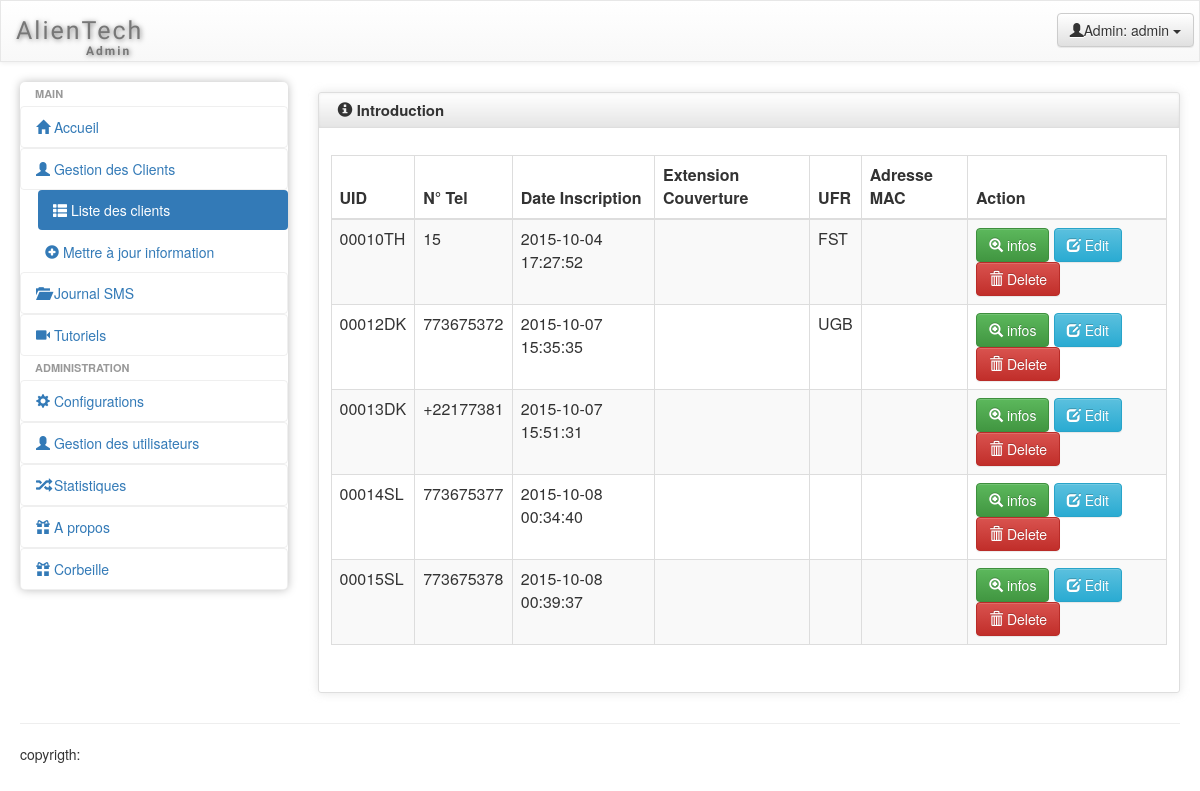
The app's page /admin/liste_client.php (signed in) with its own data.
### tables this page shows
CREATE TABLE IF NOT EXISTS `client` (
  `client_id` bigint(20) unsigned NOT NULL AUTO_INCREMENT,
  `client_UID` varchar(10) NOT NULL,
  `client_numTel` varchar(15) NOT NULL,
  `client_dateInsc` datetime NOT NULL,
  `client_extCouv` varchar(50) NOT NULL,
  `client_UFR` varchar(50) NOT NULL,
  `client_adrMac` varchar(50) NOT NULL,
  `has_service` binary(1) NOT NULL DEFAULT '0',
  PRIMARY KEY (`client_id`),
  UNIQUE KEY `client_UID` (`client_UID`),
  UNIQUE KEY `client_numTel` (`client_numTel`)
);

### scripts/requetes.php (called while the page is built, shortened)
<?php
function selectionneClients($base, $mois=""){
	if($mois===""){
		$req = "SELECT * FROM client";
		$res=[];
		try
		{
			$envoie=$base->prepare($req);
			$envoie->execute(array());
			$res = $envoie;
		}catch(Exception $e){
		}
		return $res;
	}
}
?>

### admin/liste_client.php (the view, shortened to what this page needs)
		<?php
			if(isset($_SESSION['pseudo']) && isset($_SESSION['pass']))
			{
				include("template/header.php");
				include('template/header_file.php');
		?>
		<section>
			<?php
				require_once("../scripts/base_connexion.php");
				require_once("../scripts/requetes.php");
				$clients = selectionneClients($base);
?>
    <table class="table table-striped table-bordered bootstrap-datatable datatable responsive">
    <thead>
    <tr>
        <th>UID</th>
        <th>N° Tel</th>
        <th>Date Inscription</th>
        <th>Extension Couverture</th>
        <th>UFR</th>
        <th>Adresse MAC</th>
        <th>Action</th>
    </tr>
    </thead>
    <tbody>
	<?php
				while($client=$clients->fetch()) {
					?>
    <tr>
        <td><?php echo $client['client_UID'];?></td>
        <td class="center"><?php echo $client['client_numTel'];?></td>
        <td class="center"><?php echo $client['client_dateInsc'];?></td>
        <td class="center"><?php echo $client['client_extCouv'];?></td>
        <td class="center"><?php echo $client['client_UFR'];?></td>
        <td class="center"><?php echo $client['client_adrMac'];?></td>
        <td class="center">
            <a class="btn btn-success" href="#">
                <i class="glyphicon glyphicon-zoom-in icon-white"></i>
                infos
            </a>
            <a class="btn btn-info" href="modifier_client.php?client=<?php echo "" . $client['client_UID'];?>">
                <i class="glyphicon glyphicon-edit icon-white"></i>
                Edit
            </a>
            <a class="btn btn-danger" href="supprimer_client.php?client=<?php echo "" . $client['client_UID'];?>">
                <i class="glyphicon glyphicon-trash icon-white"></i>
                Delete
            </a>
        </td>
    </tr>
		<?php } ?>
    </tbody>
    </table>
		</section>
		<?php
			include('template/footer_file.php');}
			else
			{
				session_destroy();
				header("location: index.php");
			}
			include("template/footer.php");
		?>

### admin/template/header.php (shortened to what this page needs)
<html lang="fr">
  <head>
    <?php include_once('meta.php');?>
  </head>
  <body role="document">
<?php if (!isset($no_visible_elements) || !$no_visible_elements) { ?>
	    <?php include_once('topbar.php');?>
<?php } ?>
<div class="ch-container">
    <div class="row">
        <?php if (!isset($no_visible_elements) || !$no_visible_elements) { include_once('menu.php');?>
		<div id="content" class="col-lg-9 col-sm-9">
            <?php } ?>

### admin/template/meta.php (shortened to what this page needs)
<link href="assets/css/bootstrap.min.css" rel="stylesheet">
<link href="assets/css/bootstrap-theme.min.css" rel="stylesheet">
<link href="assets/css/style.css" rel="stylesheet">

### admin/template/topbar.php (shortened to what this page needs)
<div class="navbar navbar-default" role="navigation">
       <div class="navbar-inner">
           <a class="navbar-brand" href="index.php">
			<span>AlienTech</span><strong>Admin</strong>
		</a>
           <div class="btn-group pull-right">
               <button class="btn btn-default dropdown-toggle" data-toggle="dropdown">
                   <i class="glyphicon glyphicon-user"></i><span class="hidden-sm hidden-xs">Admin: <?php echo $_SESSION['pseudo']; ?> </span>
                   <span class="caret"></span>
               </button>
           </div>
       </div>
   </div>

### admin/template/menu.php (shortened to what this page needs)
<div class="col-sm-3 col-lg-3">
    <div class="sidebar-nav">
        <div class="nav-canvas">
            <ul class="nav nav-pills nav-stacked main-menu">
                <li class="nav-header">Main</li>
                <li><a class="ajax-link" href="index.php"><i class="glyphicon glyphicon-home"></i><span> Accueil</span></a>
                </li>
                <li class="accordion">
                    <a href="#"><i class="glyphicon glyphicon-user"></i><span> Gestion des Clients</span></a>
                    <ul class="nav nav-pills nav-stacked">
                        <li><a href="liste_client.php"><i class="glyphicon glyphicon-th-list"></i> Liste des clients</a></li>
                        <li><a href="modifier_client.php"><i class="glyphicon glyphicon-plus-sign"></i> Mettre à jour information</a></li>
                    </ul>
                </li>
                <li class="accordion">
                    <a href="#"><i class="glyphicon glyphicon-folder-open"></i><span> Journal SMS</span></a>
                </li>
                <li class="accordion">
                    <a href="#"><i class="glyphicon glyphicon-facetime-video"></i><span> Tutoriels</span></a>
                </li>
                <li class="nav-header">Administration</li>
                <li class="accordion">
                    <a href="#"><i class="glyphicon glyphicon-cog"></i><span> Configurations</span></a>
                </li>
                <li class="accordion">
                    <a href="#"><i class="glyphicon glyphicon-user"></i><span> Gestion des utilisateurs</span></a>
                </li>
                <li class="accordion">
                    <a href="#"><i class="glyphicon glyphicon-random"></i><span>  Statistiques</span></a>
                </li>
                <li class="accordion">
                    <a href="#"><i class="glyphicon glyphicon-gift"></i><span> A propos </span></a>
                </li>
                <li class="accordion">
                    <a href="#"><i class="glyphicon glyphicon-gift"></i><span> Corbeille </span></a>
                </li>
            </ul>
        </div>
    </div>
</div>

### admin/template/header_file.php
<div class="row">
    <div class="box col-md-12">
        <div class="box-inner">
            <div class="box-header well">
           		<h2><i class="glyphicon glyphicon-info-sign"></i> Introduction</h2>
            </div>
            <div class="box-content row">

### admin/template/footer_file.php
			</div>
		</div>
	</div>
</div>

### admin/template/footer.php (shortened to what this page needs)
<?php if (!isset($no_visible_elements) || !$no_visible_elements) { ?>
    </div>
<?php } ?>
</div>
<div id='footer'>
	<hr/>
	<mask>copyrigth: </mask>
</div>
</body>
</html>

### admin/assets/css/style.css (style rules this page uses)
.ch-container { padding: 0 15px; }
.box { margin-top: 10px; margin-bottom: 10px; }
.box-inner { border: 1px solid #DEDEDE; border-radius: 3px; -webkit-border-radius: 3px; -moz-border-radius: 3px; box-shadow: 0 0 10px rgba(189, 189, 189, 0.4); -webkit-box-shadow: 0 0 10px rgba(189, 189, 189, 0.4); -moz-box-shadow: 0 0 10px rgba(189, 189, 189, 0.4); }
.box-header { border: none; padding-top: 5px; border-bottom: 1px solid #DEDEDE; border-radius: 3px 3px 0 0; -webkit-border-radius: 3px 3px 0 0; -moz-border-radius: 3px 3px 0 0; height: 35px; min-height: 35px !important; margin-bottom: 0; font-weight: bold; font-size: 16px; background: -moz-linear-gradient(top, rgba(255, 255, 255, 0) 0%, rgba(0, 0, 0, 0.1) 100%); background: -webkit-gradient(linear, left top, left bottom, color-stop(0%, rgba(255, 255, 255, 0)), color-stop(100%, rgba(0, 0, 0, 0.1))); background: -webkit-linear-gradient(top, rgba(255, 255, 255, 0) 0%, rgba(0, 0, 0, 0.1) 100%); background: -o-linear-gradient(top, rgba(255, 255, 255, 0) 0%, rgba(0, 0, 0, 0.1) 100%); background: -ms-linear-gradient(top, rgba(255, 255, 255, 0) 0%, rgba(0, 0, 0, 0.1) 100%); background: linear-gradient(to bottom, rgba(255, 255, 255, 0) 0%, rgba(0, 0, 0, 0.1) 100%); filter: progid:DXImageTransform.Microsoft.gradient(startColorstr='#00ffffff', endColorstr='#1a000000', GradientType=0); }
.box-header h2 { font-size: 15px; width: auto; clear: none; float: left; line-height: 25px; white-space: nowrap; font-weight: bold; margin-top: 0; margin-bottom: 0; }
.box-header h2 > i { margin-top: 1px; }
.box-content { padding: 27px; }
.sidebar-nav { min-height: 0; box-shadow: 0 0 10px #BDBDBD; border-radius: 5px; margin-bottom: 0; padding-bottom: 0; max-height: none; }
.navbar-brand { font-family: 'Shojumaru', cursive, Arial, serif; letter-spacing: 2px; text-shadow: 1px 1px 5px rgba(0, 0, 0, 0.5); width: 200px; }
.navbar-brand span { float: left; font-size: 25px; }
.navbar-brand strong { margin-left: 70px; font-size: 12px; }
.navbar-inner { padding-top: 5px; padding-bottom: 5px; line-height: 30px; height: 60px; }
.navbar-inner .btn-group { margin: 7px 5px 0 5px; }
.pull-right { float: right !important; }
.main-menu > li > a { border: 1px solid rgba(221, 221, 221, 0.46); }
.main-menu > li { margin-top: 0 !important; }
.sidebar-nav .nav-header { display: block; padding: 3px 15px; font-size: 11px; font-weight: bold; line-height: 18px; color: #999999; text-shadow: 0 1px 0 rgba(255, 255, 255, 0.5); text-transform: uppercase; }
.navbar { border-radius: 0; }
ul.main-menu li.active { margin-left: 8px; }
ul.main-menu li:not(.nav-header) { -webkit-transition: .3s; -moz-transition: .3s; -ms-transition: .3s; -o-transition: .3s; transition: .3s; }
.accordion > ul { display: none; margin-left: 10px; }
@media only screen and (min-width: 980px) { a, button, input[type=submit], input[type=button], .product-img { -webkit-transition: .5s; -moz-transition: .5s; -ms-transition: .5s; -o-transition: .5s; transition: .5s; } }
@media only screen and (min-width: 980px) { .ch-container { padding: 0 20px; } }

### records on screen
client: client_UID "00010TH", client_numTel "15", client_dateInsc "2015-10-04 17:27:52", client_UFR "FST"
client: client_UID "00012DK", client_numTel "773675372", client_dateInsc "2015-10-07 15:35:35", client_UFR "UGB"
client: client_UID "00013DK", client_numTel "+22177381", client_dateInsc "2015-10-07 15:51:31"
client: client_UID "00014SL", client_numTel "773675377", client_dateInsc "2015-10-08 00:34:40"
client: client_UID "00015SL", client_numTel "773675378", client_dateInsc "2015-10-08 00:39:37"

### other values on screen
$_SESSION['pseudo'] "admin"
